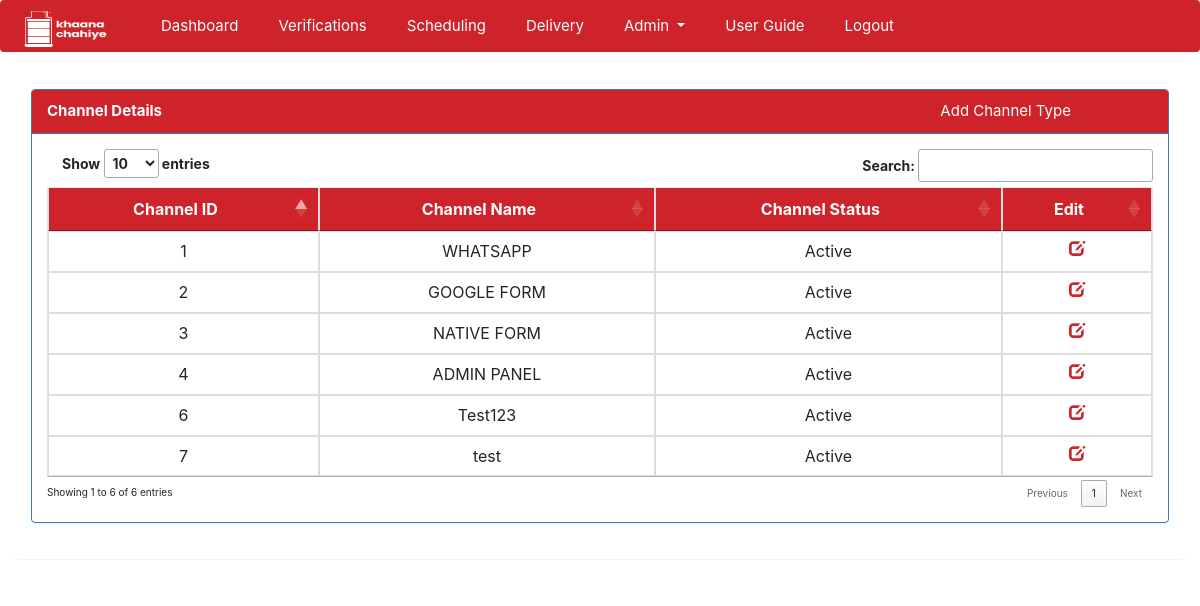
Screenshot of /main.php?page=admin/channel/channel (signed in) with the database file from the repository.
### tables this page shows
CREATE TABLE `channel_types` (
  `id` bigint(20) UNSIGNED NOT NULL,
  `name` varchar(100) NOT NULL,
  `status` enum('Y','N') NOT NULL
);

### includes/functions.php (called while the page is built, shortened)
<?php
function core_encrypt($payload) {
    $key = hash('sha256', SECRET_KEY);
    $iv = substr(hash('sha256', md5("dmYHis").rand(0,9999)), 0, 16);
    $crypt = openssl_encrypt($payload, 'AES-256-CBC', $key, 0, $iv);
    $combo = base64_encode($iv . $crypt);
    $garble = urlencode($combo);
    return $garble;
}
function get_status($status) {
    if($status == 'Y') {
        $status_val = "Active";
    }else {
        $status_val = "Inactive";
    }
    return $status_val;
}
?>

### admin/channel/channel.php (the view, shortened to what this page needs)
<?php
$channel_details = "select * from ".channel_type;
$channel_details_res = mysqli_query($conn,$channel_details) or die(mysqli_error($conn));
?>
<html>
<div class="panel panel-primary">
  <div class="panel-heading">
    <b>Channel Details</b>
    <a class="menu-list" style="margin-left: 70%;" href="<?php echo WEBSITE . "ajax_index.php?page=admin/channel/add_channel_modal";  ?>" data-toggle="modal" data-target="#addChannelModal">
            Add Channel Type</a>
  </div>
  <div class="panel-body">
    <table class="table table-bordered dt-responsive nowrap dataTable no-footer">
        <thead>
          <tr>
            <th class="text-center">Channel ID</th>
            <th class="text-center">Channel Name</th>
            <th class="text-center">Channel Status</th>
            <th class="text-center">Edit</th>
          </tr>
        </thead>
        <tbody>
        <?php
        if(mysqli_num_rows($channel_details_res) > 0):
        while($channel_details_row = mysqli_fetch_array($channel_details_res)):?>
          <tr>
            <td class="text-center"><?php echo $channel_details_row['id']; ?></td>
            <td class="text-center"><?php echo $channel_details_row['name']; ?></td>
            <td class="text-center"><?php echo get_status($channel_details_row['status']); ?></td>
            <?php $channel_id = core_encrypt($channel_details_row['id']); ?>
            <td class="text-center"><a style="color:#CE232B !important;" href="<?php echo WEBSITE . "ajax_index.php?page=admin/channel/edit_channel_modal&id=" . $channel_id;  ?>" data-toggle="modal" data-target="#editChannelModal">
            <span class="glyphicon glyphicon-edit"></span></a>
            </td>
          </tr>
        <?php
        endwhile;
      endif;?>
        </tbody>
        </table>
  </div>
</div>
</html>

### css/index.css (style rules this page uses)
body { background: #3e4144; }

### css/home.css (style rules this page uses)
.nav-link,.menu-list,.dropdown-item { color: #ffffff !important; }
thead, .panel-heading { background-color: #CE232B; color: #fff; }
.panel-primary>.panel-heading { color: #fff; font-size: 15px !important; background-color: #CE232B; background-color: #CE232B; }

### rows the page displays
channel_types: id "1", name "WHATSAPP", status "Active"
channel_types: id "2", name "GOOGLE FORM", status "Active"
channel_types: id "3", name "NATIVE FORM", status "Active"
channel_types: id "4", name "ADMIN PANEL", status "Active"
channel_types: id "6", name "Test123", status "Active"
channel_types: id "7", name "test", status "Active"
